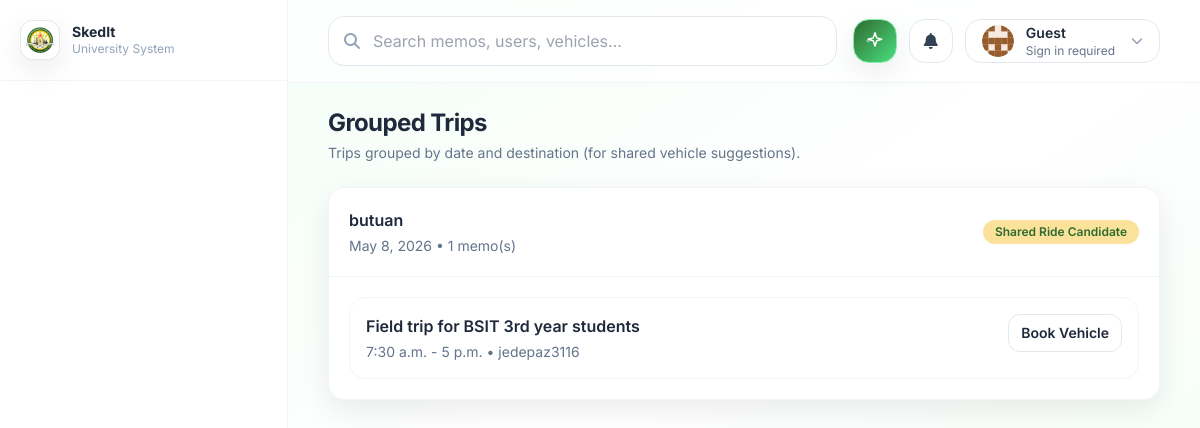
Screenshot of /resources/trips/ with the database file from the repository.
### memos/models.py (models this page shows, shortened)
class Memo(models.Model):
    class Priority(models.TextChoices):
        LOW = "low", "Low"
        MEDIUM = "medium", "Medium"
        HIGH = "high", "High"
    class Status(models.TextChoices):
        DRAFT = "draft", "Draft"
        PENDING = "pending", "Pending"
        APPROVED = "approved", "Approved"
        REJECTED = "rejected", "Rejected"
        DELEGATED = "delegated", "Delegated"
        CONFLICT = "conflict", "Conflict"
    class Category(models.TextChoices):
        UNIVERSITY = "university", "University-wide"
        DEPARTMENT = "department", "Departmental"
        PERSONAL = "personal", "Personal/Individual"
    title = models.CharField(max_length=200)
    description = models.TextField(blank=True)
    created_by = models.ForeignKey(
        settings.AUTH_USER_MODEL,
        on_delete=models.SET_NULL,
        null=True,
        blank=True,
        related_name="created_memos",
    )
    assigned_user = models.ForeignKey(
        settings.AUTH_USER_MODEL, on_delete=models.CASCADE, related_name="memos"
    )
    date = models.DateField()
    start_time = models.TimeField()
    end_time = models.TimeField()
    venue = models.CharField(max_length=255, blank=True)
    destination = models.CharField(max_length=255, blank=True)
    priority = models.CharField(max_length=10, choices=Priority.choices, default=Priority.MEDIUM)
    required = models.BooleanField(default=False)
    category = models.CharField(max_length=20, choices=Category.choices, default=Category.DEPARTMENT)
    status = models.CharField(max_length=15, choices=Status.choices, default=Status.PENDING)
    delegated_to = models.ForeignKey(
        settings.AUTH_USER_MODEL,
        on_delete=models.SET_NULL,
        null=True,
        blank=True,
        related_name="delegated_memos",
    )
    created_at = models.DateTimeField(default=timezone.now, editable=False)
    updated_at = models.DateTimeField(auto_now=True)
    class Meta:
        ordering = ["-date", "start_time"]
        indexes = [
            models.Index(fields=["assigned_user", "date", "start_time", "end_time"]),
        ]

### resources/views.py (the view)
# urls.py: path("trips/", views.grouped_trips, name="grouped_trips"),
def grouped_trips(request):
    memos = Memo.objects.exclude(destination="").order_by("date", "destination", "start_time")
    grouped = {}
    for m in memos:
        key = (m.date, (m.destination or "").strip().lower())
        grouped.setdefault(key, []).append(m)
    groups = [
        {"date": k[0], "destination": (v[0].destination or "").strip(), "memos": v}
        for k, v in grouped.items()
    ]
    return render(request, "resources/grouped_trips.html", {"groups": groups})

### notifications/context_processors.py (called while the page is built, shortened)
def unread_notifications(request):
    user = getattr(request, "user", None)
    if not user or not getattr(user, "is_authenticated", False):
        return {
            "unread_notifications_count": 0,
            "recent_notifications": [],
        }

### resources/templates/resources/grouped_trips.html (shortened to what this page needs)
{% extends "base.html" %}
{% block content %}
<div class="flex items-center justify-between gap-4">
  <div>
    <h1 class="text-2xl font-bold tracking-tight">Grouped Trips</h1>
    <p class="text-sm text-slate-500 mt-1">Trips grouped by date and destination (for shared vehicle suggestions).</p>
  </div>
</div>
<div class="mt-6 space-y-5">
  {% for g in groups %}
    <div class="rounded-2xl bg-white border border-slate-100 shadow-soft overflow-hidden">
      <div class="p-5 border-b border-slate-100 flex items-center justify-between">
        <div>
          <div class="font-semibold">{{ g.destination }}</div>
          <div class="text-sm text-slate-500 mt-1">{{ g.date }} • {{ g.memos|length }} memo(s)</div>
        </div>
        <span class="px-3 py-1 rounded-full text-xs font-semibold bg-uniGold/40 text-uniGreen">Shared Ride Candidate</span>
      </div>
      <div class="p-5 space-y-3">
        {% for m in g.memos %}
          <div class="p-4 rounded-2xl border border-slate-100 hover:border-uniGold/60 hover:bg-green-50/40 transition">
            <div class="flex items-start justify-between gap-4">
              <div>
                <div class="font-semibold">{{ m.title }}</div>
                <div class="text-sm text-slate-500 mt-1">{{ m.start_time }} - {{ m.end_time }} • {{ m.assigned_user }}</div>
              </div>
              <a href="{% url 'resources:vehicle_book' m.pk %}" class="px-3 py-2 rounded-xl bg-white border border-slate-200 text-sm font-semibold hover:border-uniGold transition">Book Vehicle</a>
            </div>
          </div>
        {% endfor %}
      </div>
    </div>
  {% empty %}
    <div class="rounded-2xl bg-white border border-slate-100 shadow-soft p-8 text-sm text-slate-500">No trips to group yet.</div>
  {% endfor %}
</div>
{% endblock %}

### templates/base.html (style rules this page uses)
html, body { font-family: Inter, system-ui, -apple-system, Segoe UI, Roboto, Arial, sans-serif; height: 100%; margin: 0; }

### rows the page displays
Memo: destination "butuan", date "May 8, 2026", title "Field trip for BSIT 3rd year students", start_time "7:30 a.m.", end_time "5 p.m.", assigned_user "jedepaz3116"

### other values shown
{{ g.memos|length }} "1"
